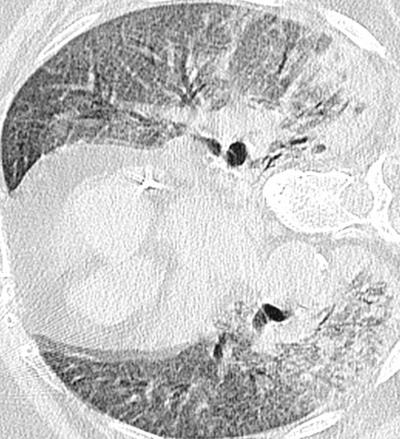
#> input picture Dataset/TestingSet/MultiClassInfection-Test/Imgs/7.jpg, 400 x 439 px; its folder holds only this picture in this run
$ python -i format_conversion.py   (imports and definitions only)   (older library calls are emulated)
#> lines starting #> are read from the running program, lines starting #| are printed output that depends on the picture; after the words box and inside, x2 and y2 are one past the last pixel; in counts of white or black regions, pixels touching at a corner belong together
import os
import shutil
# from libtiff import TIFF
from scipy import misc
import random
import cv2
import numpy as np
import matplotlib.pyplot as plt


# def tif2png(_src_path, _dst_path):
#     """
#     Usage:
#         formatting `tif/tiff` files to `jpg/png` files
#     :param _src_path:
#     :param _dst_path:
#     :return:
#     """
#     tif = TIFF.open(_src_path, mode='r')
#     image = tif.read_image()
#     misc.imsave(_dst_path, image)


def data_split(src_list):
    """
    Usage:
        randomly spliting dataset
    :param src_list:
    :return:
    """
    counter_list = random.sample(range(0, len(src_list)), 550)

    return counter_list


def binary2edge(mask_path):
    """
    func1: threshold(src, thresh, maxval, type[, dst]) -> retval, dst
            https://www.cnblogs.com/FHC1994/p/9125570.html
    func2: Canny(image, threshold1, threshold2[, edges[, apertureSize[, L2gradient]]]) -> edges

    # 形态学：边缘检测
    _,Thr_img = cv2.threshold(original_img,210,255,cv2.THRESH_BINARY)#设定红色通道阈值210（阈值影响梯度运算效果）
    kernel = cv2.getStructuringElement(cv2.MORPH_RECT,(5,5))         #定义矩形结构元素
    gradient = cv2.morphologyEx(Thr_img, cv2.MORPH_GRADIENT, kernel) #梯度

    :param mask_path:
    :return:
    """
    mask = cv2.imread(mask_path, cv2.IMREAD_GRAYSCALE)
#> mask is the input picture: shape (439, 400); min 3, max 255, mean 197.7
    ret, t_mask_binary = cv2.threshold(mask, 128, 255, cv2.THRESH_BINARY)  # if <0, pixel=0 else >0, pixel=255
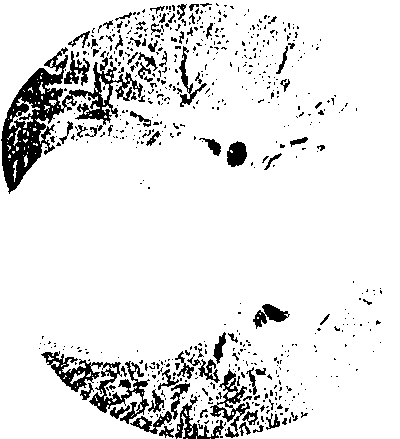
#> t_mask_binary: shape (439, 400); 89.8% white; 637 black regions (549 under 20 px), largest, box (x1, y1, x2, y2) and area: (1, 47, 143, 194) 5319, (41, 351, 150, 424) 2069, (210, 369, 250, 438) 759
    wall_edge = cv2.Canny(t_mask_binary, 10, 150)
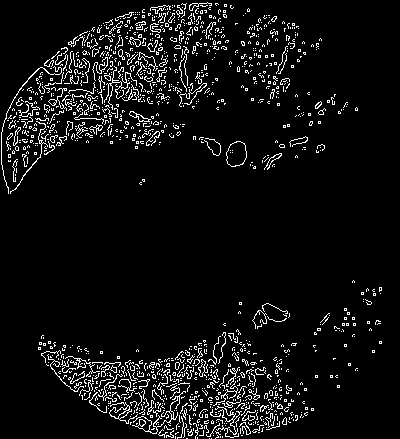
#> wall_edge: shape (439, 400); 6.4% white in thin lines or dots
    mask[mask == 255] = 0
    mask[mask == 127] = 255
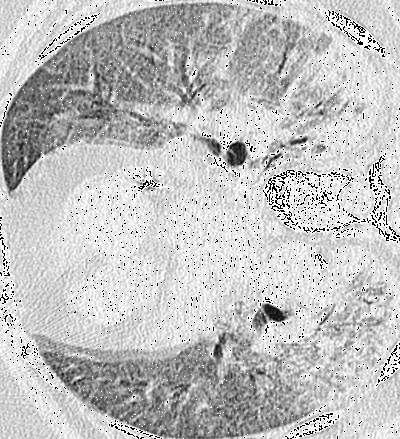
#> mask: shape (439, 400); min 0, max 255, mean 191.4
    ret, w_mask_binary = cv2.threshold(mask, 128, 255, cv2.THRESH_BINARY)
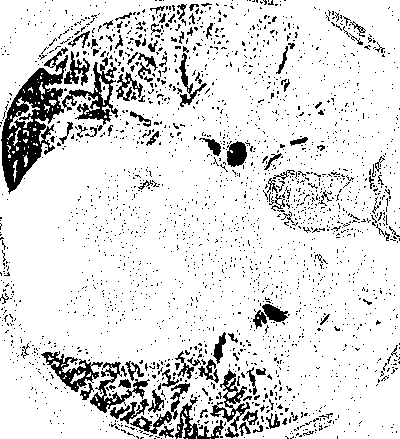
#> w_mask_binary: shape (439, 400); 87.5% white; 2302 black regions (2187 under 20 px), largest, box (x1, y1, x2, y2) and area: (1, 47, 68, 194) 3813, (62, 57, 118, 125) 1129, (41, 351, 103, 392) 828
    # mask_binary = cv2.GaussianBlur(mask_binary, (3, 3), 0)
    tumor_edge = cv2.Canny(w_mask_binary, 10, 150)
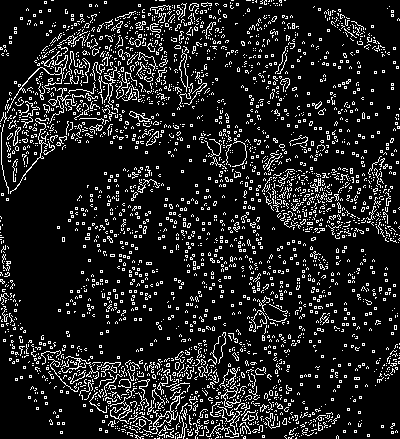
#> tumor_edge: shape (439, 400); 12.5% white in thin lines or dots

    # [7 lines of commented-out code are left out]

    return wall_edge, tumor_edge


def random_list(low, high, number):
    # [low, high)
    return np.random.choice(np.random.randint(low, high), number, replace=False)


def binaryMask(im_path):
    """
    src：源图片，必须是单通道
    thresh：阈值，取值范围0～255
    maxval：填充色，取值范围0～255
    type：阈值类型，具体见下表
    阈值	小于阈值的像素点	大于阈值的像素点
    0	        置0	            置填充色
    1	        置填充色	        置0
    2	        保持原色	        置灰色
    3	        置0	            保持原色
    4	       保持原色	        置0
    """
    im = cv2.imread(im_path, cv2.IMREAD_GRAYSCALE)
    ret, mask_binary = cv2.threshold(im, 0, 255, cv2.THRESH_BINARY) #黑白二值

    return mask_binary


# [46 lines not run here, left out]
            # [12 lines of commented-out code are left out]

>>> result = binary2edge('../../Dataset/TestingSet/MultiClassInfection-Test/Imgs/7.jpg')
